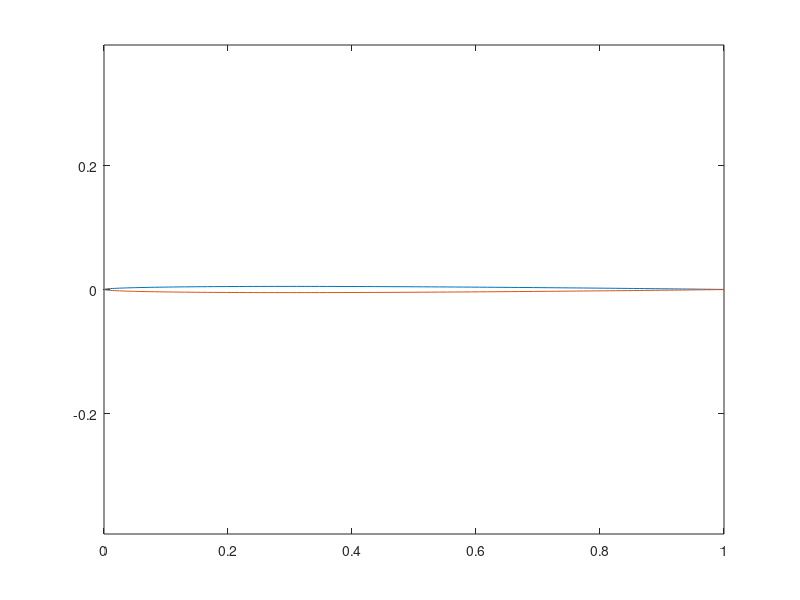

MATLAB code for this plot: (Note: this script raises an error after producing the figure.)

% get airfoil points to build the cascade
%

% NACA 4 digit series for now 

t = .01;
m = .00; % camber 
p = .0;  % camber position 
% m = .11;
% p = .45;


%vinf = 1;  % freestream velocity
%alp = 0*pi/180;   % freestream angle of attack


%chi = -20*pi/180;
%chi = -6*pi/180;
% 
% dx = .01;
% 
% xf = [0:dx:1*p];
% xa = [1*p+dx:dx:1];
% 
% x = [xf xa];

% this will work for symmetric airfoils 
% theven = [0 : .04 : pi];
% x = - cos(theven)/2 + .5;
% xf = 0;
% xa = x(2:end); 

%theta for break point  p = -cos(theven)/2 + .5

%dth = 0.04
xnums = 120;


thbreak = acos(-(p - .5)*2);

if thbreak == 0
    thbreak=1
end


thfrac = thbreak/pi;
nbefore = round(xnums*thfrac)
nafter = xnums - nbefore;
dthbef = thbreak/(nbefore);
thf = [0 : dthbef : thbreak];
dthaft = (pi - thbreak)/(nafter);
tha = [thbreak + dthaft : dthaft : pi];
xf = -cos(thf)/2 + .5;
xa = -cos(tha)/2 + .5;
x = [xf xa];
numb = length(x);

yt = t/.2*(.2969*sqrt(x) - .126*x - .35160*x.^2 + .28430*x.^3 - .1015*x.^4);

if (m == 0) 
    ycf = 0*xf;
    yca = 0*xa;
    dycf = 0*xf;
    dyca = 0*xa;
else
    ycf = m/p^2 *(2*p*xf - xf.^2);
    yca = m/(1-p)^2*( (1-2*p) + 2*p*xa - xa.^2);


    dycf = m/p^2*(2*p-2*xf);
    dyca = m/(1-p)^2*(2*p - 2*xa);
end

yc = [ycf yca];
dyc = [dycf dyca];

thet = atan(dyc);

xu = x - yt.*sin(thet);
yu = yc + yt.*cos(thet);

xl = x + yt.*sin(thet);
yl = yc - yt.*cos(thet);

plot(xu,yu, xl,yl);
axis equal;

% Now put points from trailing edge around bottom and then around top back
% to trailing edge. 

xaf = [fliplr(xl) xu(2:end)] -.5 ;
yaf = [fliplr(yl) yu(2:end)];

%close trailing edge
yave = (yaf(end) - yaf(1))/2 + yaf(1);
yaf(end) = yave;
yaf(1) = yave;
xaf(end) = xaf(1);
% Add stagger if there is any


% put in the PG transform here ... (then the chi)
yaf = yaf/beta;
%xaf = xaf/beta;

xaf2 = xaf*cos(chi) - yaf*sin(chi) ;
yaf2 = xaf*sin(chi) + yaf*cos(chi) ;


%axis equal;

% set spacing (based on chord = 1) and repeat to create cascade of foils


% h = 1;
% for j = 1:4
%     yafs(j,:) = yaf2 +(j -1)*h;
%     
%     plot(xaf2, (yafs(j,:)));
%    
% end
% 
% % Form the complex variable and do the transformation
% 
% z1 = xaf2 + 1i*yaf2;
% 
% z2 = tanh(pi * z1/h);
% xnew = real(z2);
% ynew = imag(z2);
% figure(2)
% plot(xnew,ynew,'+');
% axis equal
  

xnew = xaf2;
ynew = yaf2;

% set trailing edge point 
slope2 = (ynew(3) - ynew(2))/(xnew(3) - xnew(2));
slope3 = (ynew(end-1) - ynew(end-2))/(xnew(end-1) - xnew(end-2));
xnew(1) = (-ynew(2) + ynew(end-1) + xnew(2)*slope2 - xnew(end-1)*slope3)/ ...
   (slope2 - slope3);
ynew(1) = slope2 * (xnew(1) - xnew(2)) + ynew(2);

xnew(end) = xnew(1);
ynew(end) = ynew(1);

%this is a fudge here so that the asymp solver works - it needs airfoil
%going from 0 to 2 even after it is rotated (I think ) 
% stretchfac = (max(xnew)-min(xnew))/1.0;
% xnew = xnew/stretchfac;
% ynew = ynew/stretchfac;


% ynew(1) = 0;
% ynew(end) = 0;
% xnew(1) = .505;
% xnew(end) = .505;

figure(1)
plot(xnew,ynew,'o')
% Determine the panel angles used in Keuthe and Chow 

for j = 1: length(xnew) -1;
    
        thetpan1(j) = atan2(ynew(j+1) - ynew(j), xnew(j+1) - xnew(j));
end;
thetpan = unwrap(thetpan1);
figure(3)
plot(thetpan*180/pi,'+')

% xnew and ynew and thetpan are the end points and panel angles.
% from this must get panel midpoints and lengths

xmid = xnew(1:end-1)+ (xnew(2:end) - xnew(1:end-1))/2;
ymid = ynew(1:end-1)+(ynew(2:end) - ynew(1:end-1))/2;

SJ = sqrt( ( xnew(2:end) - xnew(1:end-1) ).^2 + (ynew(2:end)-ynew(1:end-1)).^2);



